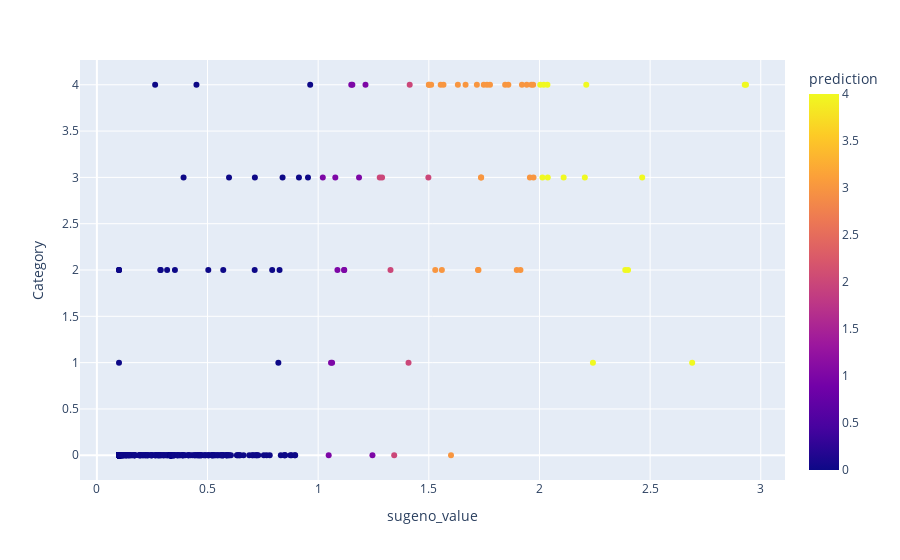

The notebook cell this image was saved under:
### Code cell
df = df.sort_values('sugeno_value')
fig = px.scatter(df, x='sugeno_value', y='Category', color='prediction')
fig.show()

### Figure 1 — Plotly figure (JSON) as saved in the notebook; plotly's stock layout.template omitted (floating-point values rounded to 4 significant figures; data arrays with more than 128 entries replaced by an {"elided": "..."} marker saying what was removed)
{"data": [{"hovertemplate": "sugeno_value=%{x}<br>Category=%{y}<br>prediction=%{marker.color}<extra></extra>", "legendgroup": "", "marker": {"color": {"elided": "615 int values"}, "coloraxis": "coloraxis", "symbol": "circle"}, "mode": "markers", "name": "", "orientation": "v", "showlegend": false, "type": "scatter", "x": {"elided": "615 float values"}, "xaxis": "x", "y": {"elided": "615 int values"}, "yaxis": "y"}], "layout": {"coloraxis": {"colorbar": {"title": {"text": "prediction"}}, "colorscale": [[0, "#0d0887"], [0.1111, "#46039f"], [0.2222, "#7201a8"], [0.3333, "#9c179e"], [0.4444, "#bd3786"], [0.5556, "#d8576b"], [0.6667, "#ed7953"], [0.7778, "#fb9f3a"], [0.8889, "#fdca26"], [1, "#f0f921"]]}, "legend": {"tracegroupgap": 0}, "margin": {"t": 60}, "xaxis": {"anchor": "y", "domain": [0, 1], "title": {"text": "sugeno_value"}}, "yaxis": {"anchor": "x", "domain": [0, 1], "title": {"text": "Category"}}}}
